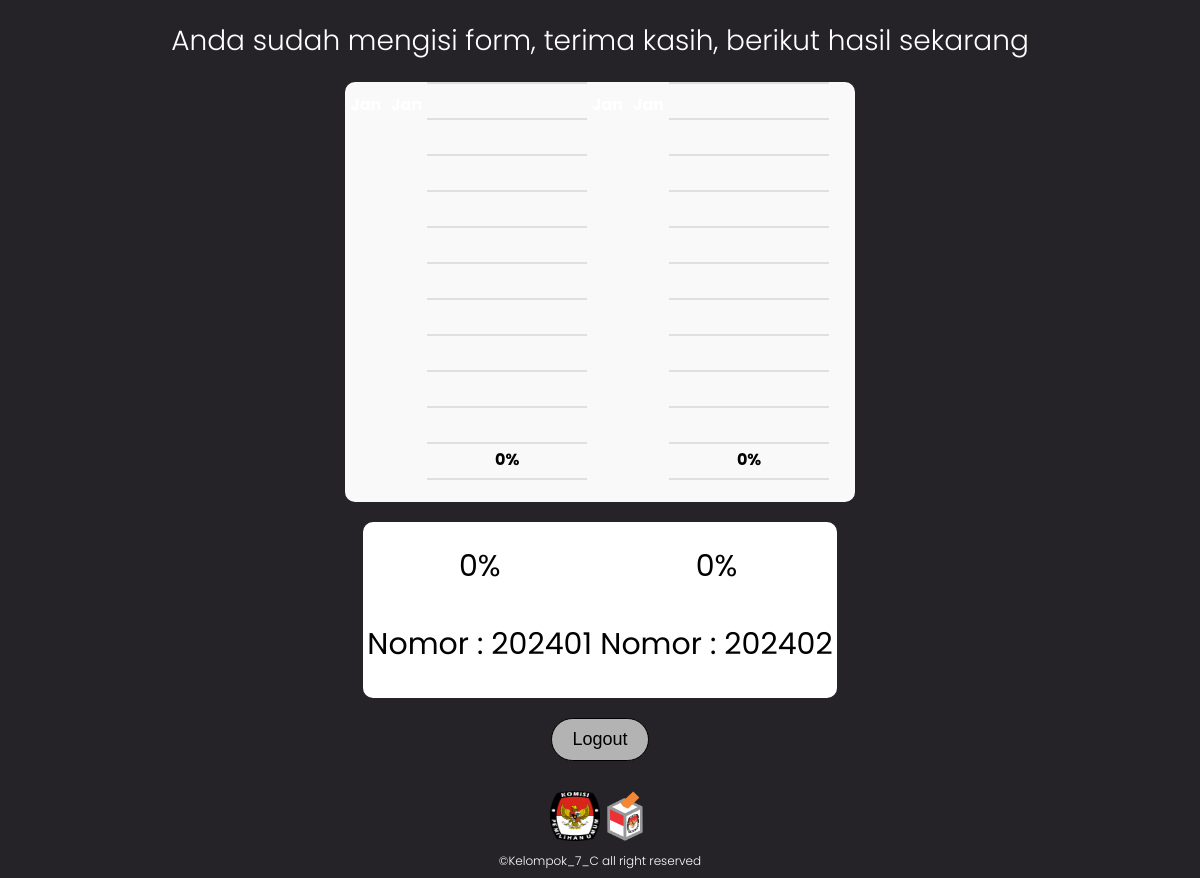
Page /after_pollpres.php on the committed database.
### tables this page shows
CREATE TABLE `presiden` (
  `id` int(30) NOT NULL AUTO_INCREMENT,
  `id_opsi` int(6) NOT NULL,
  `nama_pres` varchar(30) NOT NULL,
  `nama_wapres` varchar(30) NOT NULL,
  `partai` char(30) NOT NULL,
  `img` varchar(30) NOT NULL,
  PRIMARY KEY (`id`)
);

### functions.php (called while the page is built, shortened)
<?php
function getPolling($id)
{
    global $conn;
    $sql = "SELECT * FROM jumlah_votepres";
    $query = $conn->query($sql);
    $totalVote = $query->num_rows;
    $sqlSpesifik = "SELECT * FROM jumlah_votepres WHERE id_opsi = '$id'";
    $querySpesifik = $conn->query($sqlSpesifik);
    $hitungVote = '';
    return  empty($hitungVote) ?  '0%' : $hitungVote . '%';
}
?>

### after_pollpres.php (the view, shortened to what this page needs)
<?php
    require "koneksi.php";
    require "functions.php";
    require "vote-count.php";
?>
<!DOCTYPE html>
<html lang="en">
<head>
</head>
<body>
    <h1>Anda sudah mengisi form, terima kasih, berikut hasil sekarang</h1>
    <table class="chart mobile-optimised">
        <?php
        $sql = "SELECT * FROM presiden";
        $query = $conn->query($sql);
        while ( $row = $query->fetch_assoc() ) : ?>
          <thead>
            <tr>
              <th scope="col">Jan</th>
            </tr>
          </thead>
          <tfoot>
            <tr>
              <th scope="col">Jan</th>
            </tr>
          </tfoot>
          <tbody>
            <tr>
              <td width="150px" data-th="jan" class="jan"><span style="height:<?php echo getPolling($row['id_opsi'])?>"><b><?php echo getPolling($row['id_opsi']);?></b></span></td>
            </tr>
          </tbody>
        <?php endwhile; ?>
    </table>
      <div class="hasil">
        <?php
        $sql = "SELECT * FROM presiden";
        $query = $conn->query($sql);
        while ( $row = $query->fetch_assoc() ) :
        ?>
          <div class="tekspersen">
            <div class="persentase"><?php echo getPolling( $row['id_opsi'] );?></div>
            <p>Nomor : <?php echo $row['id_opsi'];?></p>
          </div>
        <?php endwhile; ?>
      </div>
      <a href="logout.php">
            <button>Logout</button>
      </a>
      <div class="kpu">
        <div class="img">
            <img src="KPU.png" alt="">
        </div>
        <div class="img">
            <img src="kotak.png" alt="">
        </div>
    </div>
    <h3 class="copyright">©Kelompok_7_C all right reserved</h3>
</body>
</html>

### after_pollpres.php (style rules this page uses)
body { background-color:rgb(37, 35, 39); font-family: "Poppins", sans-serif; line-height: 1.6; color: white; }
h1 { text-align: center; font-size: 28px; font-weight: 300; }
*, *:before, *:after { box-sizing: inherit; }
.chart { table-layout: fixed; border-collapse: collapse; background: #f9f9f9; display: flex; flex-wrap: wrap; margin: auto; border-radius: 10px; margin: auto; width: 43%; }
.chart td { vertical-align: bottom; text-align: center; height: 100%; }
.chart tbody td { padding: 30px 5px; }
.chart td span { display: block; background: firebrick; position: relative; transition: 0.2s ease-in-out 0s; }
.chart td span b { display: block; color: #000; position: absolute; bottom: 100%; left: 0; right: 0; text-align: center; }
.chart tbody { background-image: linear-gradient(rgba(0, 0, 0, 0.1) 2px, transparent 1px); background-size: 98% 4.5vh; }
.chart thead th, .chart tfoot th { padding: 10px 5px 20px; }
.chart tbody td { height: 45vh; }
.chart span { opacity: 1; animation: barchart 2s ease reverse; }
.hasil { margin: 10px auto; width: 40%; padding: 5px auto; background-color: white; border-radius: 10px; margin: 20px auto; display: flex; justify-content: center; }
.tekspersen { color: #000; text-align: center; margin:auto; margin-top: 20px; font-size: 30px; font-weight: 400; }
button { background-color: rgb(179, 179, 179); border: 1px solid rgb(0, 0, 0); padding: 10px 20px; color: rgb(0, 0, 0); border-radius: 50px; font-size: 18px; font-weight: 300; margin: 0 auto; margin-bottom: 20px; display: block; transition: 0.2s ease-in-out 0s; }
a { text-decoration: none; }
.copyright { font-size: 12px; color: white; text-align: center; font-weight: 300; margin: auto; }
.kpu { display: flex; justify-content: center; flex-wrap: wrap; margin: auto; padding: 10px; border-radius: 20px; }
.kpu img { display: block; margin-left: auto; margin-right: auto; width: 50px; height: 50px; }

### rows in the picture
presiden: id_opsi "0%", id_opsi "202401"
presiden: id_opsi "0%", id_opsi "202402"
